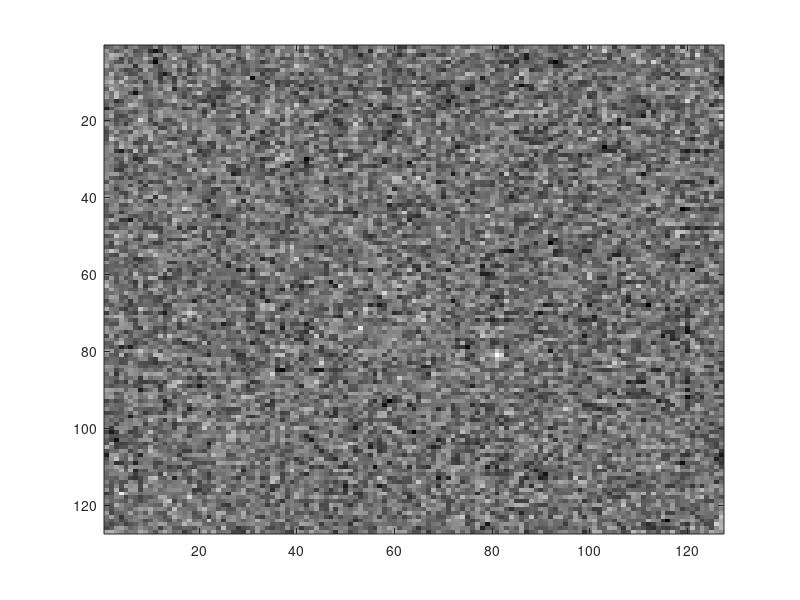

The MATLAB script that drew this image: (Note: this script raises an error after producing the figure.)
%
% Point target detection edited by Jinho Bae
% 2008. 10. 5
% 
% ----------------------------------------------------

% Open 2-D data file
%% Home work 2
close all
clear all
load target_hw2.mat

imagesc(mf_im);
colormap(gray)
S=[0.1 0.15 0.1;0.15 0.2 0.05; 0.1 0.15 0.1]
V1=[1 0.2 0.04;0.2 1 0.2; 0.04 0.2 1]
V2=[0.1 0.02 0.004;0.02 0.1 0.02; 0.004 0.02 0.1]
V3=[0.01 0.002 0.0004;0.002 0.01 0.002; 0.0004 0.002 0.01]
K1=inv(V1);
H1=K1*S;
Y1=filter2(H1,mf_im);
K2=inv(V2);
H2=K2*S;
Y2=filter2(H2,mf_im);
K3=inv(V3);
H3=K3*S;
Y3=filter2(H3,mf_im);

M1=imbinarize(Y1,0.8);
figure,
imagesc(M1);
colormap(gray)
M1=imbinarize(Y1,0.99);
figure,
imagesc(M1);
colormap(gray)

M1=imbinarize(Y1,1.3);
figure,
imagesc(M1);
colormap(gray)

M1=imbinarize(Y1,1.4);
figure,
imagesc(M1);
colormap(gray)

M1=imbinarize(Y1,1.5);
figure,
imagesc(M1);
colormap(gray)




